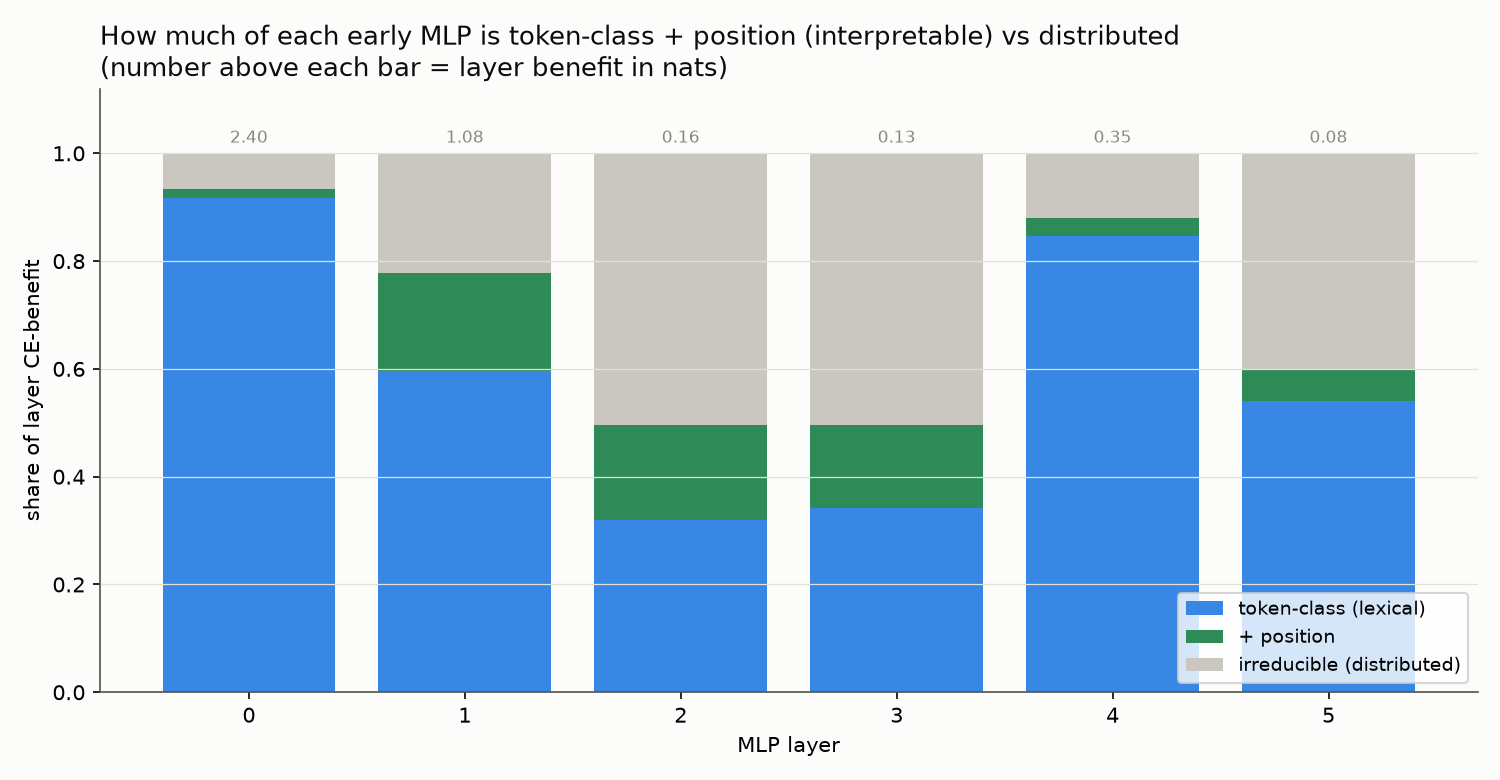

Reproduce this figure in Python.
"""COMBINED INTERPRETABLE fraction ACROSS the early MLPs (generality of 777). For
MLP L0-L5, measure how much of each layer's CE benefit is captured by keeping ONLY
the token-class(64) + position(32) union subspace -- the "interpretable fraction" --
and where the irreducible (distributed) remainder peaks. Also the token-vs-position
split per layer. Emits a stacked-bar figure.

REGISTERED PREDICTIONS:
  (0) SANITY: keep-only-combined >= random same-dim at every layer;
  (a) MOSTLY INTERPRETABLE FRONT: keep-only-(token+position) recovers >= 0.6 of the
      benefit at every early MLP with real benefit (L0,L1,L4) -- the front MLP is
      largely token-class + position throughout;
  (b) PROFILE: L0 is token-class-dominated (position small); position's share rises
      into L1-L3; report the irreducible fraction per layer;
  NULL: random same-dim subspace recovers far less at every layer."""
import json, time, sys, torch
import torch.nn.functional as F
import numpy as np
import matplotlib; matplotlib.use('Agg'); import matplotlib.pyplot as plt
sys.path.insert(0, '/workspace/rspd'); sys.path.insert(0, '/workspace/tensor_language')
import census_lib as cl
from bilin18_joint_removal import m, DEV
from palette import INK, SECONDARY, MUTED, GRID, SURFACE

D = 1152
PT = '/workspace/tensor_language/basis_aligned/bilinear_quotient/'
OUT = PT + 'combined_depth_results.json'; FIG = PT + 'combined_depth.png'
NEVAL = 56; MINCOUNT = 5; RTOK = 64; RPOS = 32; LAYERS = [0, 1, 2, 3, 4, 5]
MODE = {'U': None, 'L': -1, 'op': None}
BLUE, GREEN, MUTEDC = '#3987e5', '#2e8b57', '#c9c7bf'


def mlp_hook_factory(L):
    def h(mo, i_, o_):
        if MODE['L'] != L or MODE['op'] is None: return o_
        sh = o_.shape; v = o_.reshape(-1, D).float()
        if MODE['op'] == 'ablate': v2 = torch.zeros_like(v)
        else:
            U = MODE['U']; v2 = (v @ U) @ U.T if MODE['op'] == 'keep' else v - (v @ U) @ U.T
        return v2.reshape(sh).to(o_.dtype)
    return h


def forward_logits(idx):
    x = F.rms_norm(m.transformer.wte(idx), (D,)); x0 = x; v1 = None
    for blk in m.transformer.h: x, v1 = blk(x, v1, x0)
    return 30.0*torch.tanh(m.lm_head(F.rms_norm(x, (D,)))/30.0)


def ce_on(rows, n):
    s = 0.0; nn = 0
    for i in range(0, n, 4):
        bb = rows[i:i+4, :257].to(DEV); idx = bb[:, :-1].contiguous(); tgt = bb[:, 1:].contiguous()
        lp = F.log_softmax(forward_logits(idx).float(), -1)
        s += float(F.nll_loss(lp.reshape(-1, lp.shape[-1]), tgt.reshape(-1)))*idx.shape[0]; nn += idx.shape[0]
    return s/nn


@torch.no_grad()
def capture(rows, n, L):
    cap = []; toks = []; pos = []
    h = m.transformer.h[L].mlp.register_forward_hook(lambda mo, i_, o_: cap.append(o_.detach().float().reshape(-1, D)))
    for i in range(0, n, 4):
        bb = rows[i:i+4, :257].to(DEV); idx = bb[:, :-1].contiguous(); forward_logits(idx)
        c = idx.cpu().numpy(); toks.append(c.reshape(-1)); pos.append(np.broadcast_to(np.arange(c.shape[1]), c.shape).reshape(-1))
    h.remove(); return torch.cat(cap, 0), np.concatenate(toks), np.concatenate(pos)


def mean_subspace(O, labels, r):
    g = O.mean(0, keepdim=True); rows = []; wt = []
    for t in np.unique(labels):
        if t < 0: continue
        mk = labels == t
        if mk.sum() < MINCOUNT: continue
        rows.append(O[mk].mean(0) - g[0]); wt.append(np.sqrt(mk.sum()))
    M = torch.stack(rows, 0) * torch.tensor(wt, device=O.device, dtype=O.dtype)[:, None]
    return torch.linalg.svd(M, full_matrices=False)[2][:r].T.contiguous()


@torch.no_grad()
def main():
    t0 = time.time(); cl.use_state(PT + 'census_state_diverse.pt')
    rows = cl.fineweb_rows(NEVAL)
    hooks = [m.transformer.h[L].mlp.register_forward_hook(mlp_hook_factory(L)) for L in LAYERS]
    MODE['op'] = None; ce_full = ce_on(rows, NEVAL)
    g = torch.Generator(device=DEV).manual_seed(0)
    res = {}
    for L in LAYERS:
        O, toks, pos = capture(rows, NEVAL, L)
        Utok = mean_subspace(O, toks, RTOK); Upos = mean_subspace(O, pos, RPOS)
        Uc = torch.linalg.svd(torch.cat([Utok, Upos], 1), full_matrices=False)[0]
        kdim = min(RTOK+RPOS, Uc.shape[1]); Ucomb = Uc[:, :kdim].contiguous()
        MODE['L'] = L
        MODE['op'] = 'ablate'; ce_abl = ce_on(rows, NEVAL); ben = ce_abl - ce_full
        def keeprec(U):
            MODE['op'] = 'keep'; MODE['U'] = U; c = ce_on(rows, NEVAL); MODE['op'] = None; MODE['U'] = None
            return float((ce_abl - c)/max(ben, 1e-6))
        rc = keeprec(Ucomb); rt = keeprec(Utok); rp = keeprec(Upos)
        Ur = torch.linalg.qr(torch.randn(D, kdim, generator=g, device=DEV))[0]; rr = keeprec(Ur)
        MODE['op'] = None
        res[str(L)] = {'benefit': round(ben, 4), 'keep_combined': round(rc, 4), 'keep_token': round(rt, 4),
                       'keep_position': round(rp, 4), 'keep_random': round(rr, 4), 'irreducible': round(max(1-rc, 0), 4)}
        print(f'L{L}: ben {ben:.3f} | combined {rc:.2f} token {rt:.2f} pos {rp:.2f} rand {rr:.2f} | irreducible {max(1-rc,0):.2f}', flush=True)
    for h in hooks: h.remove()

    xs = np.array([int(L) for L in res])
    tok = np.array([res[str(L)]['keep_token'] for L in xs])
    comb = np.array([res[str(L)]['keep_combined'] for L in xs])
    irr = np.clip(1-comb, 0, 1)
    posadd = np.clip(comb - tok, 0, 1)
    fig, ax = plt.subplots(figsize=(10, 5.2)); fig.patch.set_facecolor(SURFACE); ax.set_facecolor(SURFACE)
    ax.bar(xs, np.clip(tok, 0, 1), color=BLUE, label='token-class (lexical)')
    ax.bar(xs, posadd, bottom=np.clip(tok, 0, 1), color=GREEN, label='+ position')
    ax.bar(xs, irr, bottom=np.clip(comb, 0, 1), color=MUTEDC, label='irreducible (distributed)')
    for L in xs: ax.text(L, 1.02, f'{res[str(L)]["benefit"]:.2f}', ha='center', fontsize=8, color=MUTED)
    ax.set_ylim(0, 1.12); ax.set_xlabel('MLP layer'); ax.set_ylabel('share of layer CE-benefit')
    ax.set_title('How much of each early MLP is token-class + position (interpretable) vs distributed\n'
                 '(number above each bar = layer benefit in nats)', color=INK, fontsize=12.5, loc='left')
    ax.legend(fontsize=9, loc='lower right'); ax.grid(True, axis='y', color=GRID, lw=0.6)
    for s in ['top', 'right']: ax.spines[s].set_visible(False)
    for s in ['left', 'bottom']: ax.spines[s].set_color(SECONDARY)
    fig.tight_layout(); fig.savefig(FIG, dpi=150, facecolor=SURFACE); print('wrote', FIG, flush=True)

    real = [L for L in LAYERS if res[str(L)]['benefit'] > 0.1]
    pa = all(res[str(L)]['keep_combined'] >= 0.6 for L in real)
    out = {'layers': LAYERS, 'results': res, 'pred_a_mostly_interpretable': bool(pa), 'runtime_s': time.time()-t0}
    json.dump(out, open(OUT, 'w'), indent=1)
    print(f'\n(a) early MLPs mostly token-class+position (keep-combined>=0.6 where benefit>0.1): {pa}', flush=True)
    print(f'wrote {OUT} ({out["runtime_s"]:.0f}s)')


if __name__ == '__main__':
    main()
